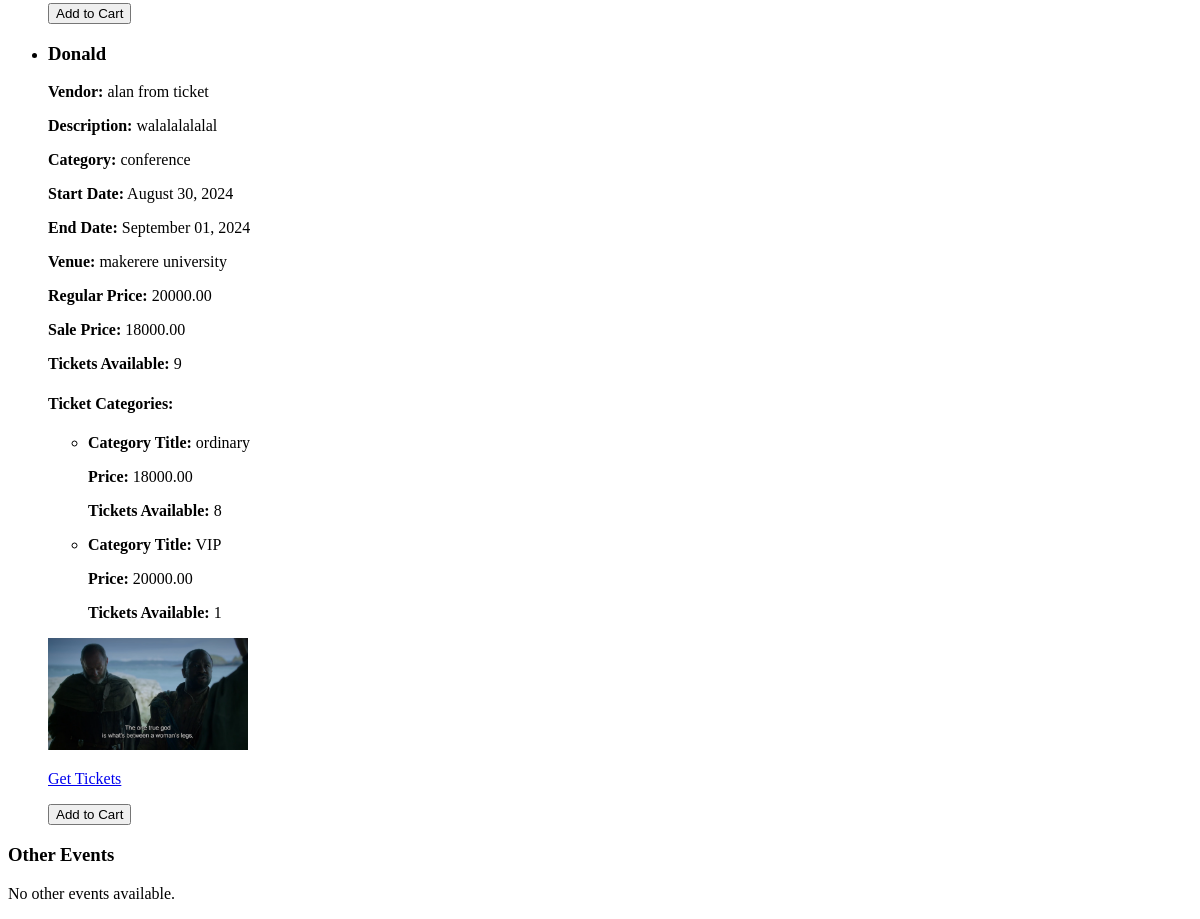
Before: /events (lower part) with the older database file.
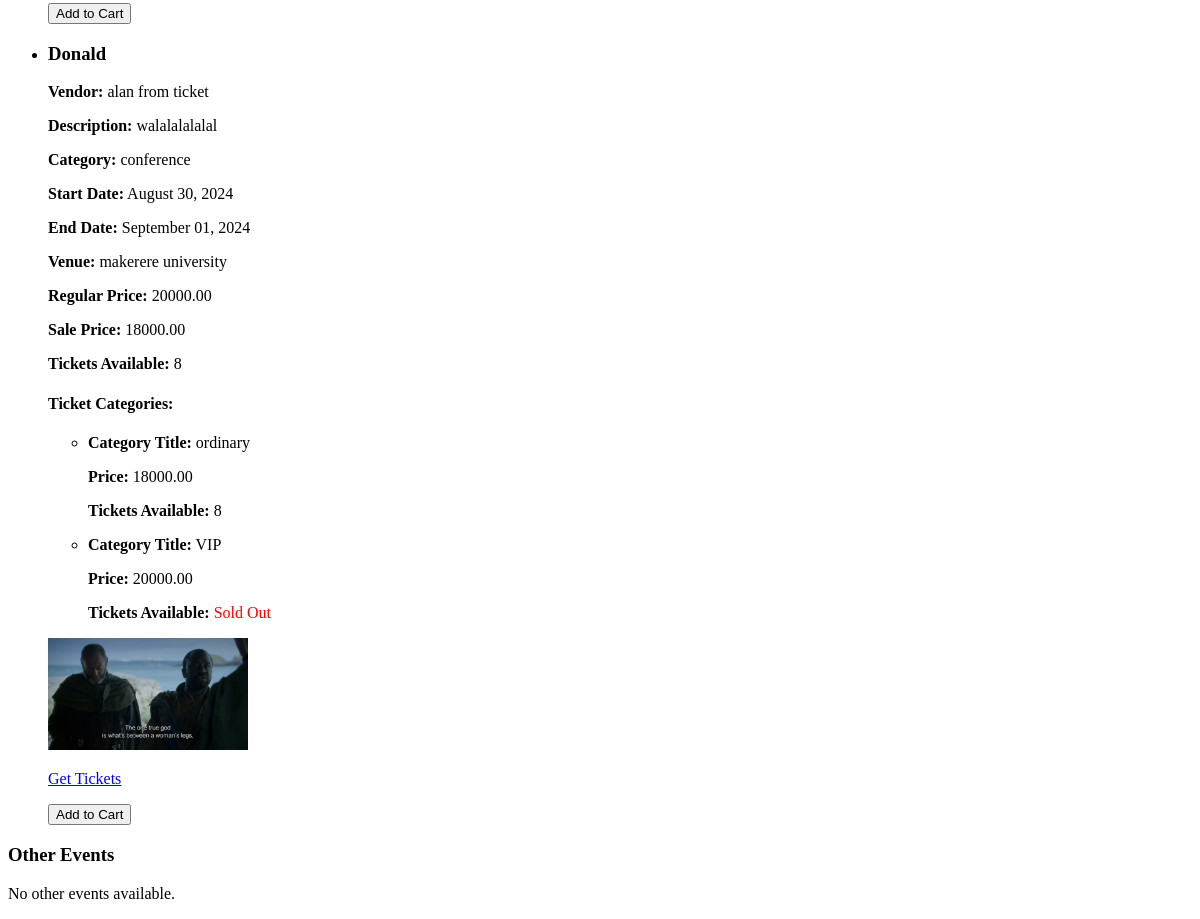
After: the same page with the newer database file.
### events/models.py (models this page shows, shortened)
class Event(models.Model):
    vendor = models.ForeignKey(Vendor, on_delete=models.CASCADE, related_name='events')  # Mandatory, linked to Vendor
    poster = models.ImageField(upload_to='event_posters/')  # Required field
    title = models.CharField(max_length=200)  # Required field
    description = models.TextField()  # Required field
    category = models.CharField(max_length=100)  # Required field (e.g., "conference", "concert")
    start_date = models.DateTimeField()  # Required field
    end_date = models.DateTimeField(null=True, blank=True)  # Optional field
    venue_name = models.CharField(max_length=100)  # Required field
    regular_price = models.DecimalField(max_digits=10, decimal_places=2)  # Required field
    sale_price = models.DecimalField(max_digits=10, decimal_places=2, null=True, blank=True)  # Optional field
    tickets_available = models.PositiveIntegerField(null=True, blank=True)  # Optional field
    tickets_sold = models.PositiveIntegerField(default=0)  # New field to track tickets sold

class TicketCategory(models.Model):
    event = models.ForeignKey(Event, on_delete=models.CASCADE, related_name='ticket_categories')  # Mandatory, linked to Event
    category_title = models.CharField(max_length=100)  # Required field
    category_price = models.DecimalField(max_digits=10, decimal_places=2)  # Required field
    category_tickets_available = models.PositiveIntegerField()  # Required field
    category_tickets_sold = models.PositiveIntegerField(default=0)  # New field to track tickets sold in this category

### vendors/models.py (models this page shows, shortened)
class Vendor(AbstractBaseUser, PermissionsMixin):
    username = models.CharField(max_length=30, unique=True)
    email = models.EmailField(unique=True)
    first_name = models.CharField(max_length=30)
    last_name = models.CharField(max_length=30)
    storename = models.CharField(max_length=50)
    store_phone = models.CharField(max_length=15)
    verification_code = models.CharField(max_length=6, null=True, blank=True)
    verification_code_created_at = models.DateTimeField(null=True, blank=True)
    is_active = models.BooleanField(default=True)
    is_admin = models.BooleanField(default=False)
    is_superuser = models.BooleanField(default=False)
    is_staff = models.BooleanField(default=False)
    is_vendor = models.BooleanField(default=True)
    objects = VendorManager()
    USERNAME_FIELD = 'username'
    REQUIRED_FIELDS = ['email', 'first_name', 'last_name', 'storename', 'store_phone']

### events/views.py (the view)
# urls.py: path('', views.all_events, name='all_events'),
def all_events(request):
    events = Event.objects.prefetch_related('ticket_categories').all()
    upcoming_threshold = timezone.now() + timedelta(days=7)
    upcoming_events = []
    other_events = []
    for event in events:
        tickets_available = event.tickets_available or 0
        tickets_sold = event.tickets_sold or 0
        event.remaining_tickets = tickets_available - tickets_sold
        for category in event.ticket_categories.all():
            category_tickets_available = category.category_tickets_available or 0
            category_tickets_sold = category.category_tickets_sold or 0
            category.remaining_tickets = category_tickets_available - category_tickets_sold
        if event.start_date <= upcoming_threshold:
            upcoming_events.append(event)
        else:
            other_events.append(event)
    context = {
        'upcoming_events': upcoming_events,
        'other_events': other_events,
    }
    return render(request, 'events/all_events.html', context)

### templates/events/all_events.html (shortened to what this page needs)
<!DOCTYPE html>
<html lang="en">
<head>
</head>
<body>
    {% if upcoming_events %}
        <ul>
            {% for event in upcoming_events %}
                <li>
                    <h3>{{ event.title }}</h3>
                    <p><strong>Vendor:</strong> {{ event.vendor.first_name }} from {{ event.vendor.storename }}</p>
                    <p><strong>Description:</strong> {{ event.description }}</p>
                    <p><strong>Category:</strong> {{ event.category }}</p>
                    <p><strong>Start Date:</strong> {{ event.start_date|date:"F d, Y" }}</p>
                    <p><strong>End Date:</strong> {{ event.end_date|date:"F d, Y" }}</p>
                    <p><strong>Venue:</strong> {{ event.venue_name }}</p>
                    <p><strong>Regular Price:</strong> {{ event.regular_price }}</p>
                    <p><strong>Sale Price:</strong> {{ event.sale_price }}</p>
                    <p><strong>Tickets Available:</strong>
                        {% if event.remaining_tickets > 0 %}
                            {{ event.remaining_tickets }}
                        {% else %}
                            <span style="color: red;">Sold Out</span>
                        {% endif %}
                    </p>
                    {% if event.ticket_categories.all %}
                        <h4>Ticket Categories:</h4>
                        <ul>
                            {% for category in event.ticket_categories.all %}
                                <li>
                                    <p><strong>Category Title:</strong> {{ category.category_title }}</p>
                                    <p><strong>Price:</strong> {{ category.category_price }}</p>
                                    <p><strong>Tickets Available:</strong>
                                        {% if category.remaining_tickets > 0 %}
                                            {{ category.remaining_tickets }}
                                        {% else %}
                                            <span style="color: red;">Sold Out</span>
                                        {% endif %}
                                    </p>
                                </li>
                            {% endfor %}
                        </ul>
                    {% else %}
                        <p>No ticket categories available.</p>
                    {% endif %}
                    {% if event.poster %}
                        <p><img src="{{ event.poster.url }}" alt="{{ event.title }}" width="200"></p>
                    {% else %}
                        <p>No image available</p>
                    {% endif %}
                    {% if event.remaining_tickets == 0 %}
                        <p><strong>Status:</strong> Sold Out</p>
                    {% else %}
                        <p><a href="{% url 'buy_ticket' event.id %}">Get Tickets</a></p>
                        <form method="post" action="{% url 'add_to_cart' event.id %}">
                            <button type="submit">Add to Cart</button>
                        </form>
                    {% endif %}
                </li>
            {% endfor %}
        </ul>
    {% else %}
        <p>No upcoming events available.</p>
    {% endif %}
    <h3>Other Events</h3>
    {% if other_events %}
        <ul>
            {% for event in other_events %}
                <li>
                </li>
            {% endfor %}
        </ul>
    {% else %}
        <p>No other events available.</p>
    {% endif %}
</body>
</html>

Changed rows visible on the page:
changed Event "Donald": remaining_tickets "9" → "8"
changed TicketCategory "VIP": remaining_tickets "1" → (not shown); now shows "Sold Out"
